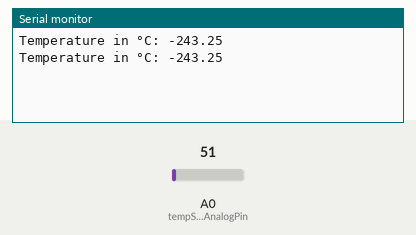
Simulated run of this sketch. Board: Arduino Uno, built with avr-gcc and run on an emulated ATmega328P. On the bench: the last lines printed to the serial monitor. The test bench sets the inputs (shaded band); at power-on: A0 (tempSensorAnalogPin) = 51.

Above: at 10.8 s.
10.9 s: A0 (tempSensorAnalogPin) set to 61
At 20.7 s:
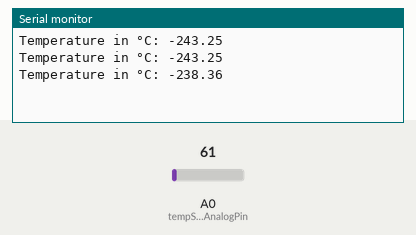
20.9 s: A0 (tempSensorAnalogPin) set to 71
At 31.5 s:
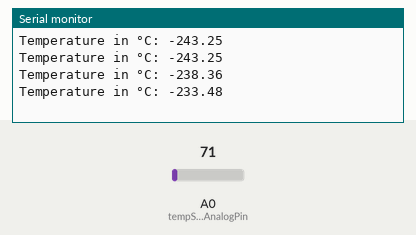
Timing chart, 0 to 33.0 s (numbered marks = the images above; inputs shaded):
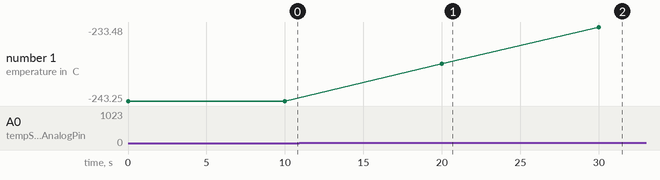

Measured:
- after the input at 10.9 s, the serial monitor: prints a new line after 9.1 s (image 1)
- after the input at 20.9 s, the serial monitor: prints a new line after 9.1 s (image 2)
- plotted number 1: -243.25 → -238.36 after the input at 10.9 s, -238.36 → -233.48 after the input at 20.9 s

The sketch:

temp_sensor.ino
```cpp
void setup() {

  Serial.begin(9600);
}

void loop(){

  int seconds = 1000;

  int tempSensorAnalogPin = 0;
  float offsetKtoC = 268.15;

  float tempK = analogRead(tempSensorAnalogPin) * 0.004882812 * 100;
  float tempC = tempK - offsetKtoC;

  Serial.print("Temperature in °C: "); Serial.println(tempC);

  delay(10 * seconds);
}
```
